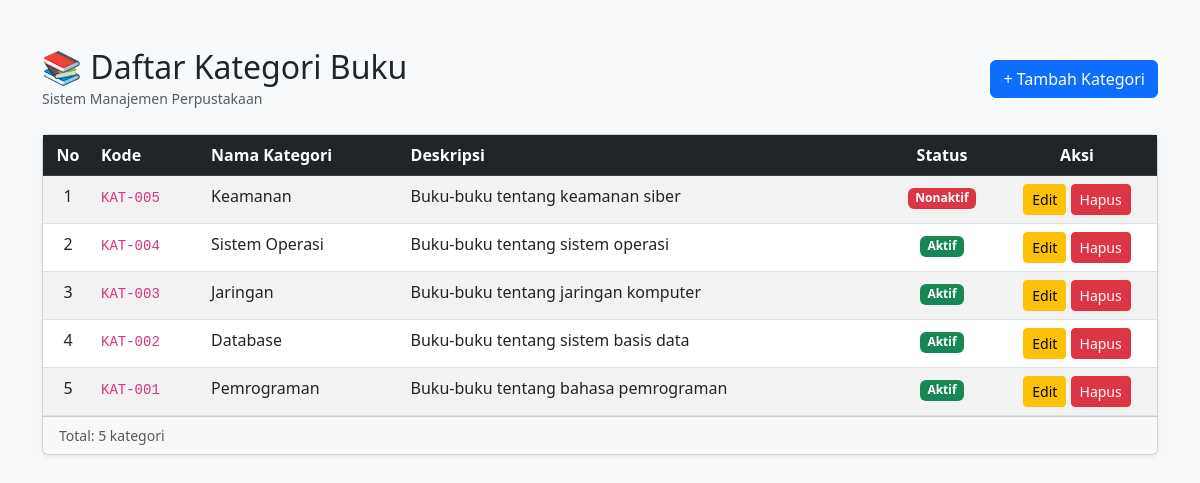
The page / on the database its author committed.
### tables this page shows
CREATE TABLE IF NOT EXISTS `kategori` (
    `id_kategori`   INT             AUTO_INCREMENT PRIMARY KEY,
    `kode_kategori` VARCHAR(10)     UNIQUE NOT NULL,
    `nama_kategori` VARCHAR(50)     NOT NULL,
    `deskripsi`     TEXT,
    `status`        ENUM('Aktif','Nonaktif') DEFAULT 'Aktif',
    `created_at`    TIMESTAMP       DEFAULT CURRENT_TIMESTAMP
);

### index.php (the view, shortened to what this page needs)
<!DOCTYPE html>
<html lang="id">
<head>
    <link href="https://cdn.jsdelivr.net/npm/bootstrap@5.3.0/dist/css/bootstrap.min.css" rel="stylesheet">
</head>
<body class="bg-light">
<?php
require_once 'config/database.php';
$stmt = $conn->prepare("SELECT id_kategori, kode_kategori, nama_kategori, deskripsi, status, created_at FROM kategori ORDER BY id_kategori DESC");
$stmt->execute();
$result = $stmt->get_result();
?>
<div class="container mt-5">
    <div class="d-flex justify-content-between align-items-center mb-4">
        <div>
            <h2 class="mb-0">📚 Daftar Kategori Buku</h2>
            <small class="text-muted">Sistem Manajemen Perpustakaan</small>
        </div>
        <a href="create.php" class="btn btn-primary">
            <i>+</i> Tambah Kategori
        </a>
    </div>
    <div class="card shadow-sm">
        <div class="card-body p-0">
            <table class="table table-striped table-hover mb-0">
                <thead class="table-dark">
                    <tr>
                        <th width="50"  class="text-center">No</th>
                        <th width="110">Kode</th>
                        <th>Nama Kategori</th>
                        <th>Deskripsi</th>
                        <th width="110" class="text-center">Status</th>
                        <th width="160" class="text-center">Aksi</th>
                    </tr>
                </thead>
                <tbody>
                    <?php
                    if ($result->num_rows > 0) {
                        $no = 1;
                        while ($row = $result->fetch_assoc()):
                            $badge_class = ($row['status'] === 'Aktif') ? 'bg-success' : 'bg-danger';
                    ?>
                    <tr>
                        <td class="text-center"><?= $no++ ?></td>
                        <td><code><?= htmlspecialchars($row['kode_kategori']) ?></code></td>
                        <td><?= htmlspecialchars($row['nama_kategori']) ?></td>
                        <td>
                            <?php
                            $desk = htmlspecialchars($row['deskripsi']);
                            echo (strlen($desk) > 60) ? substr($desk, 0, 60) . '...' : ($desk ?: '<span class="text-muted">-</span>');
                            ?>
                        </td>
                        <td class="text-center">
                            <span class="badge <?= $badge_class ?>">
                                <?= htmlspecialchars($row['status']) ?>
                            </span>
                        </td>
                        <td class="text-center">
                            <a href="edit.php?id=<?= $row['id_kategori'] ?>"
                               class="btn btn-warning btn-sm">Edit</a>
                            <button type="button"
                                    class="btn btn-danger btn-sm"
                                    onclick="confirmDelete(<?= $row['id_kategori'] ?>)">
                                Hapus
                            </button>
                        </td>
                    </tr>
                    <?php
                        endwhile;
                    } ?>
                </tbody>
            </table>
        </div>
        <div class="card-footer text-muted small">
            Total: <?= $result->num_rows > 0 ? $result->num_rows : 0 ?> kategori
        </div>
    </div>
</div>
</body>
</html>

### rows shown on the page
kategori: kode_kategori "KAT-005", nama_kategori "Keamanan", deskripsi "Buku-buku tentang keamanan siber", status "Nonaktif"
kategori: kode_kategori "KAT-004", nama_kategori "Sistem Operasi", deskripsi "Buku-buku tentang sistem operasi", status "Aktif"
kategori: kode_kategori "KAT-003", nama_kategori "Jaringan", deskripsi "Buku-buku tentang jaringan komputer", status "Aktif"
kategori: kode_kategori "KAT-002", nama_kategori "Database", deskripsi "Buku-buku tentang sistem basis data", status "Aktif"
kategori: kode_kategori "KAT-001", nama_kategori "Pemrograman", deskripsi "Buku-buku tentang bahasa pemrograman", status "Aktif"

### other values the page prints
$result->num_rows "5"
